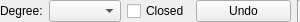
<ui version="4.0" >
 <class>QG_SplineOptions</class>
 <widget class="QWidget" name="QG_SplineOptions" >
  <property name="geometry" >
   <rect>
    <x>0</x>
    <y>0</y>
    <width>300</width>
    <height>22</height>
   </rect>
  </property>
  <property name="sizePolicy" >
   <sizepolicy vsizetype="Preferred" hsizetype="Maximum" >
    <horstretch>0</horstretch>
    <verstretch>0</verstretch>
   </sizepolicy>
  </property>
  <property name="minimumSize" >
   <size>
    <width>300</width>
    <height>22</height>
   </size>
  </property>
  <property name="maximumSize" >
   <size>
    <width>340</width>
    <height>22</height>
   </size>
  </property>
  <layout class="QHBoxLayout" >
   <property name="spacing" >
    <number>6</number>
   </property>
   <property name="leftMargin" >
    <number>0</number>
   </property>
   <property name="topMargin" >
    <number>0</number>
   </property>
   <property name="rightMargin" >
    <number>0</number>
   </property>
   <property name="bottomMargin" >
    <number>0</number>
   </property>
   <item>
    <widget class="QLabel" name="lDegree" >
     <property name="text" >
      <string>Degree:</string>
     </property>
    </widget>
   </item>
   <item>
    <widget class="QComboBox" name="cbDegree" >
     <property name="toolTip" >
      <string>Spline degree (the higher the 'smoother')</string>
     </property>
    </widget>
   </item>
   <item>
    <widget class="QCheckBox" name="cbClosed" >
     <property name="toolTip" >
      <string>Tick for closed splines</string>
     </property>
     <property name="text" >
      <string>Closed</string>
     </property>
    </widget>
   </item>
   <item>
    <widget class="QToolButton" name="bUndo" >
     <property name="sizePolicy" >
      <sizepolicy vsizetype="Minimum" hsizetype="Minimum" >
       <horstretch>2</horstretch>
       <verstretch>0</verstretch>
      </sizepolicy>
     </property>
     <property name="toolTip" >
      <string>Undo last control point</string>
     </property>
     <property name="text" >
      <string>Undo</string>
     </property>
    </widget>
   </item>
   <item>
    <widget class="Line" name="sep1" >
     <property name="sizePolicy" >
      <sizepolicy vsizetype="Minimum" hsizetype="Fixed" >
       <horstretch>0</horstretch>
       <verstretch>0</verstretch>
      </sizepolicy>
     </property>
     <property name="frameShape" >
      <enum>QFrame::VLine</enum>
     </property>
     <property name="frameShadow" >
      <enum>QFrame::Sunken</enum>
     </property>
     <property name="orientation" >
      <enum>Qt::Vertical</enum>
     </property>
    </widget>
   </item>
  </layout>
 </widget>
 <resources>
  <include location="../../qcadguiqt.qrc" />
 </resources>
 <connections/>
</ui>
